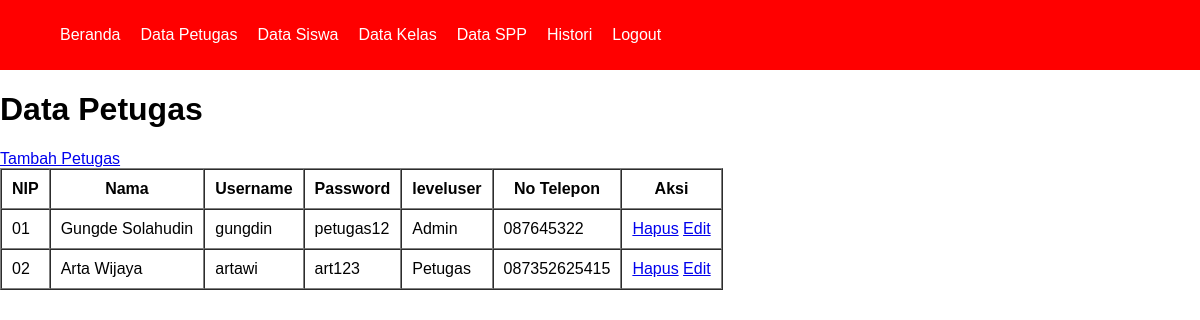
Before: /petugas/petugas.php (signed in) with the older database file.
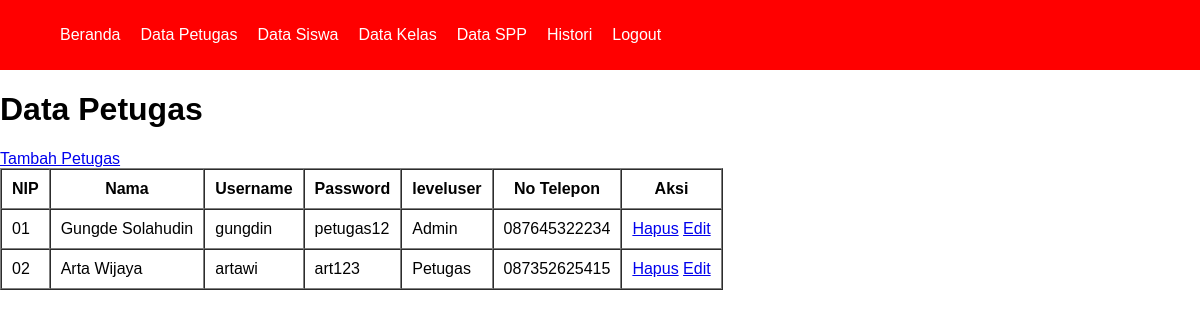
After: the same page with the newer database file.
### tables this page shows
CREATE TABLE `tb_petugas` (
  `nip` varchar(5) NOT NULL,
  `nama_petugas` varchar(100) NOT NULL,
  `username` varchar(50) NOT NULL,
  `password` varchar(50) NOT NULL,
  `leveluser` varchar(50) NOT NULL,
  `no_telp` varchar(50) NOT NULL
);

### petugas/functions_petugas.php (called while the page is built, shortened)
<?php
    $conn = mysqli_connect("localhost", "root", "", "spp_db");
    function query($query){
        global $conn;
        $result = mysqli_query($conn, $query);
        $rows = [];
        while( $row = mysqli_fetch_assoc($result)) {
            $rows[] = $row;
        }
        return $rows;
    }
?>

### petugas/petugas.php (the view, shortened to what this page needs)
<?php
    require 'functions_petugas.php';
    require '../views/template/navbar.php';
    $petugas = query("SELECT * FROM tb_petugas ORDER BY nip ASC");
?>
<!DOCTYPE html>
<html lang="en">
<head>
    <link rel="stylesheet" href="../CSS/style.css">
</head>
<body>
    <h1>Data Petugas</h1>
    <a href="create_petugas.php">Tambah Petugas</a>
    <table border="1" cellspacing="0" cellpadding="10">
        <tr>
            <th>NIP</th>
            <th>Nama</th>
            <th>Username</th>
            <th>Password</th>
            <th>leveluser</th>
            <th>No Telepon</th>
            <th>Aksi</th>
        </tr>
        <?php foreach($petugas as $row) : ?>
        <tr>
            <td><?= $row["nip"]; ?></td>
            <td><?= $row["nama_petugas"]; ?></td>
            <td><?= $row["username"] ?></td>
            <td><?= $row["password"]; ?></td>
            <td><?= $row["leveluser"]; ?></td>
            <td><?= $row["no_telp"]; ?></td>
            <td>
                <a href="delete_petugas.php?nip=<?= $row["nip"]; ?>">Hapus</a>
                <a href="update_petugas.php?nip=<?= $row["nip"]; ?>">Edit</a>
            </td>
        </tr>
        <?php endforeach; ?>
    </table>
</body>
</html>

Changed rows visible on the page:
changed tb_petugas "Gungde Solahudin": no_telp "087645322" → "087645322234"
